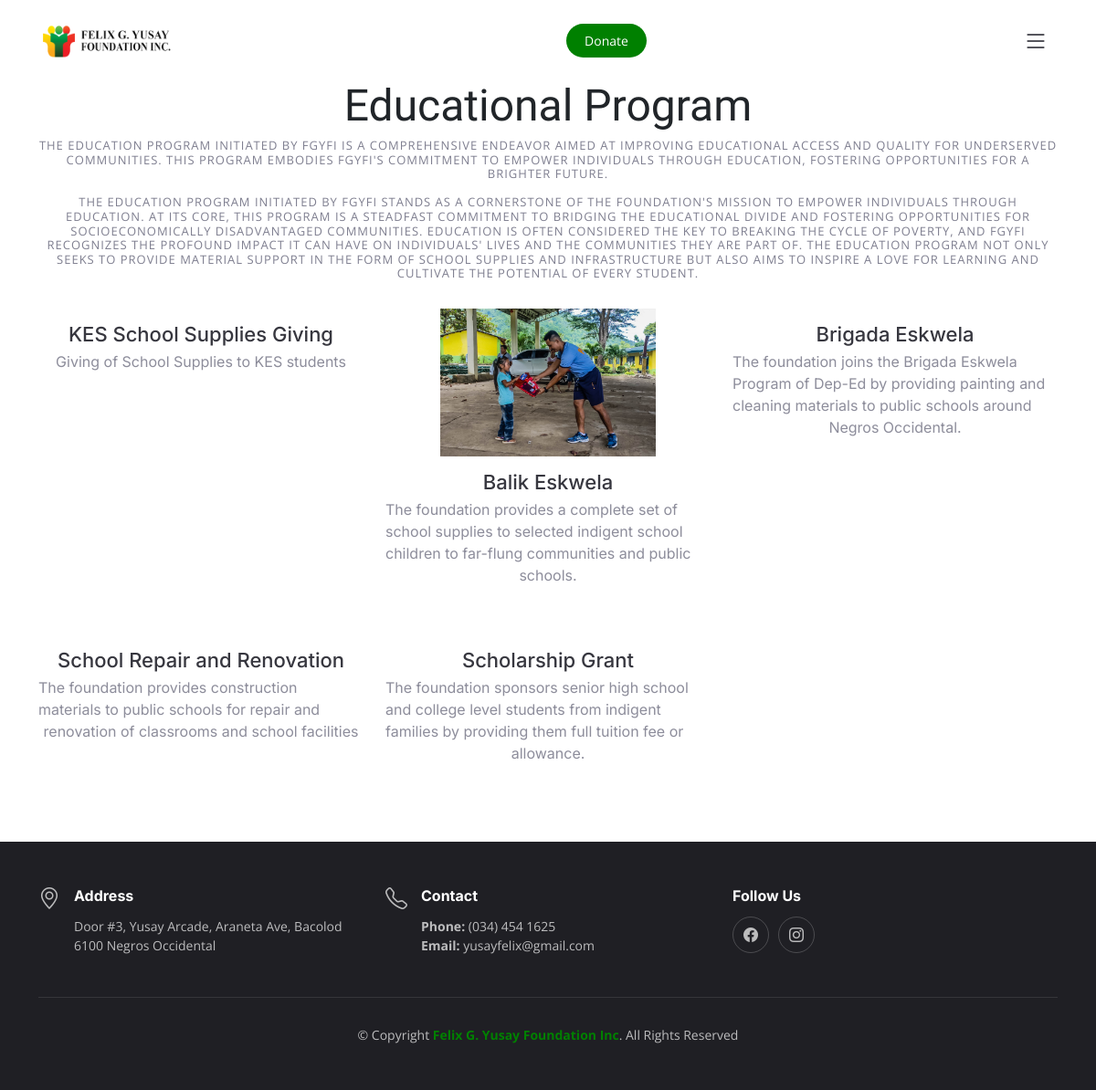
The page /client/program-detail.php?catId=2 on the database its author committed.
### tables this page shows
CREATE TABLE `category` (
  `Id` int(11) NOT NULL AUTO_INCREMENT,
  `name` varchar(255) DEFAULT NULL,
  `isDeleted` int(11) DEFAULT '0',
  `description` text,
  `date` date DEFAULT NULL,
  PRIMARY KEY (`Id`)
);

CREATE TABLE `program` (
  `Id` int(11) NOT NULL AUTO_INCREMENT,
  `title` varchar(255) DEFAULT NULL,
  `date` date DEFAULT NULL,
  `time` time DEFAULT NULL,
  `description` text,
  `categoryId` int(11) DEFAULT NULL,
  `address` text,
  `notes` text,
  `maxVolunteer` int(255) DEFAULT NULL,
  `amountSpent` double DEFAULT NULL,
  `status` varchar(255) DEFAULT 'Pending',
  `image` varchar(150) NOT NULL,
  PRIMARY KEY (`Id`)
);

### config/Models.php (called while the page is built, shortened)
<?php
include "CRUD.php";
function category() {
	$crud = new CRUD;
	$crud->table = "category";
	return $crud;
}
function program() {
	$crud = new CRUD;
	$crud->table = "program";
	return $crud;
}
?>

### config/CRUD.php (called while the page is built)
<?php class CRUD{var $table;var $obj=array();function arrayToQuery($query){$query_array=array();foreach($query as $key=>$key_value){if($key_value=="NOW()"){$query_array[]="$key=$key_value";}else{$query_array[]="$key='".htmlspecialchars($key_value,ENT_QUOTES)."'";}}return implode(', ',$query_array);}function list($query=""){$query=$query?"where ".$query:"";$db=Database::connect();$pdo=$db->prepare("select * from $this->table $query");$pdo->execute();$result=$pdo->fetchAll(PDO::FETCH_OBJ);Database::disconnect();return $result;}function count($query=""){$query=$query?"where ".$query:"";$db=Database::connect();$pdo=$db->prepare("select * from $this->table $query");$pdo->execute();Database::disconnect();return $pdo->rowCount();}function get($args){$db=Database::connect();$pdo=$db->prepare("select * from $this->table where $args");$pdo->execute();$result=$pdo->fetch(PDO::FETCH_OBJ);Database::disconnect();return $result;}function create(){$object=$this->arrayToQuery($this->obj);$db=Database::connect();$pdo=$db->prepare("insert into $this->table set $object");$pdo->execute();Database::disconnect();}function update($args){$object=$this->arrayToQuery($this->obj);$db=Database::connect();$pdo=$db->prepare("update $this->table set $object where $args");$pdo->execute();Database::disconnect();}function delete($args){$db=Database::connect();$pdo=$db->prepare("delete from $this->table where $args");$pdo->execute();Database::disconnect();}} ?>

### client/program-detail.php (the view)
<?php
include '../templates-client/header.php';
$catId = $_GET["catId"];
$cat = category()->get("Id=$catId");
$program_list = program()->list("categoryId=$catId and status='Approved'");
 ?>
     <section id="menu" class="menu" style="min-height:500px">
       <div class="container" data-aos="fade-up">
         <div class="section-header">
           <p><?=$cat->name?></p>
             <h2><?=nl2br($cat->description);?></h2>
         </div>
         <div class="tab-content" data-aos="fade-up" data-aos-delay="300">
           <div class="tab-pane fade active show" id="menu-starters">
             <div class="row gy-5">
               <?php foreach ($program_list as $row): ?>
                 <div class="col-lg-4 menu-item">
                   <a href="<?=$ROOT_DIR;?>media/<?=$row->image;?>" class="glightbox"><img src="<?=$ROOT_DIR;?>media/<?=$row->image;?>" class="menu-img img-fluid" alt=""></a>
                   <h4><?=$row->title?></h4>
                   <p class="ingredients">
                     <?=$row->description?>
                   </p>
                 </div>
               <?php endforeach; ?>
             </div>
           </div>
         </div>
       </div>
     </section>
<?php
include '../templates-client/footer.php';
 ?>

### templates-client/assets/css/main.css (style rules this page uses)
:root { --font-default: "Open Sans", system-ui, -apple-system, "Segoe UI", Roboto, "Helvetica Neue", Arial, "Noto Sans", "Liberation Sans", sans-serif, "Apple Color Emoji", "Segoe UI Emoji", "Segoe UI Symbol", "Noto Color Emoji"; --font-primary: "Amatic SC", sans-serif; --font-secondary: "Inter", sans-serif; }
:root { --color-default: #212529; --color-primary: #ce1212; --color-secondary: #37373f; }
:root { scroll-behavior: smooth; }
body { font-family: var(--font-default); color: var(--color-default); }
a { color: var(--color-primary); text-decoration: none; }
h1, h2, h3, h4, h5, h6 { font-family: var(--font-secondary); }
section { overflow: hidden; padding: 80px 0; }
.section-header { text-align: center; padding-bottom: 30px; }
.section-header h2 { font-size: 13px; letter-spacing: 1px; font-weight: 400; margin: 0; padding: 0; color: #7f7f90; text-transform: uppercase; font-family: var(--font-default); }
.section-header p { margin: 0; font-size: 48px; font-weight: 400; font-family: var(--font-primary); }
section { scroll-margin-top: 90px; }
.menu .tab-content .menu-item { -moz-text-align-last: center; text-align-last: center; }
.menu .tab-content .menu-item .menu-img { padding: 0 60px; margin-bottom: 15px; }
.menu .tab-content .menu-item h4 { font-size: 22px; font-weight: 500; color: var(--color-secondary); font-family: var(--font-secondary); font-weight: 30px; margin-bottom: 5px; }
.menu .tab-content .menu-item .ingredients { font-family: var(--font-secondary); color: #8d8d9b; margin-bottom: 5px; }

### rows shown on the page
category: name "Educational Program", description "THE EDUCATION PROGRAM INITIATED BY FGYFI IS A COMPREHENSIVE ENDEAVOR AIMED AT IMPROVING EDUCATIONAL ACCESS AND QUALITY FOR UNDERSERVED COMMUNITIES. THIS PROGRAM EMBODIES FGYFI'S COMMITMENT TO EMPOWER INDIVIDUALS THROUGH EDUCATION, FOSTERING OPPORTUNITIES FOR A BRIGHTER FUTURE. THE EDUCATION PROGRAM INITIATED BY FGYFI STANDS AS A CORNERSTONE OF THE FOUNDATION'S MISSION TO EMPOWER INDIVIDUALS THROUGH EDUCATION. AT ITS CORE, THIS PROGRAM IS A STEADFAST COMMITMENT TO BRIDGING THE EDUCATIONAL DIVIDE AND FOSTERING OPPORTUNITIES FOR SOCIOECONOMICALLY DISADVANTAGED COMMUNITIES. EDUCATION IS OFTEN CONSIDERED THE KEY TO BREAKING THE CYCLE OF POVERTY, AND FGYFI RECOGNIZES THE PROFOUND IMPACT IT CAN…"
program: title "KES School Supplies Giving", description "Giving of School Supplies to KES students"
program: image (picture), title "Balik Eskwela", description "The foundation provides a complete set of school supplies to selected indigent school children to far-flung communities and public schools."
program: title "Brigada Eskwela", description "The foundation joins the Brigada Eskwela Program of Dep-Ed by providing painting and cleaning materials to public schools around Negros Occidental."
program: title "School Repair and Renovation", description "The foundation provides construction materials to public schools for repair and renovation of classrooms and school facilities"
program: title "Scholarship Grant", description "The foundation sponsors senior high school and college level students from indigent families by providing them full tuition fee or allowance."
